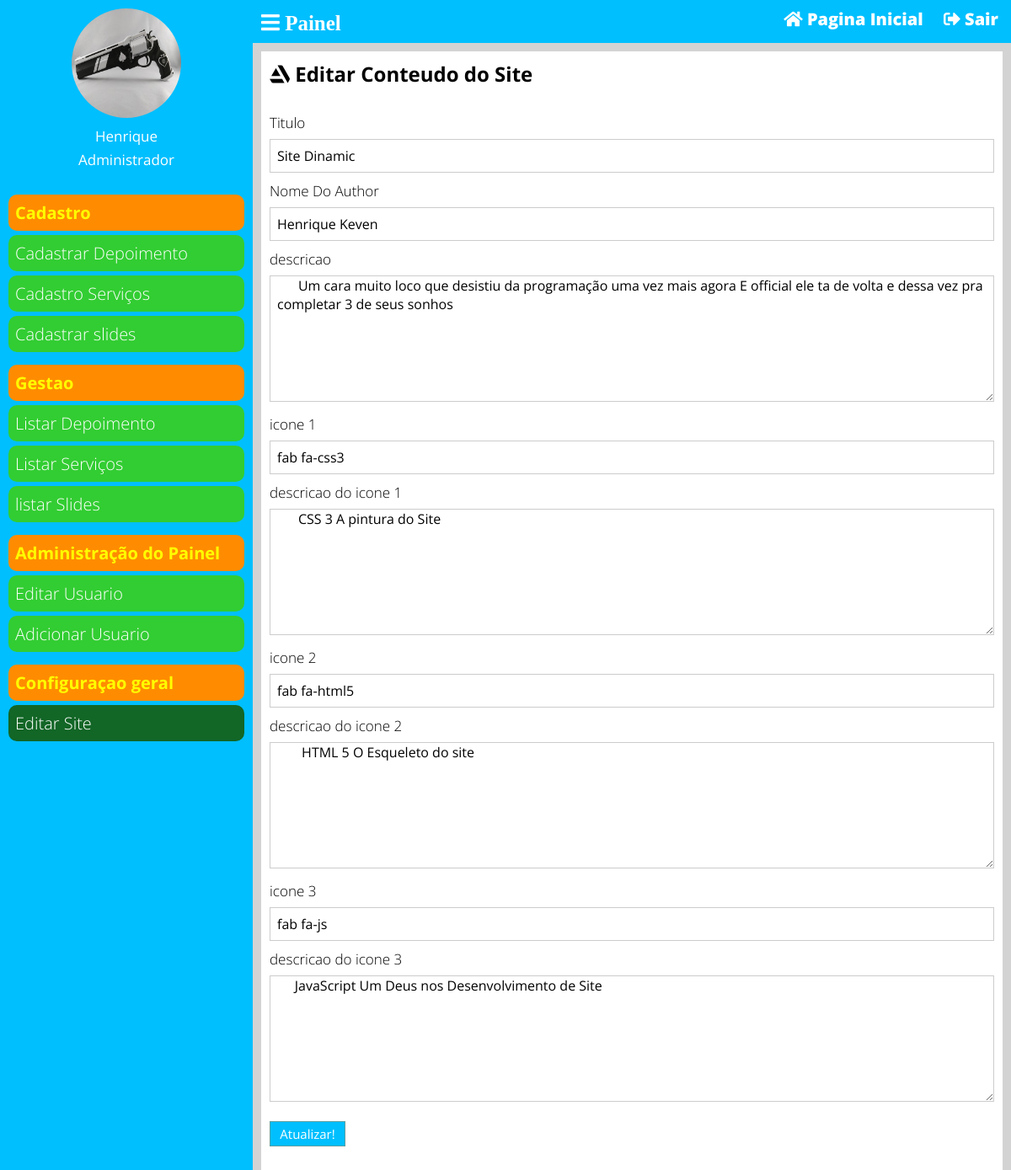
/painel/editar-site (signed in), run on the app's committed database.
### classes/MYSQL.php (called while the page is built)
<?php
	class Mysql
	{
		private static $pdo;
		public static function conectar(){
			if (self::$pdo == null) {
				try{
				self::$pdo = new PDO('mysql:host='.HOST.';dbname='.DATABASE,USER,PASSWORD,array(PDO::MYSQL_ATTR_INIT_COMMAND => "SET NAMES utf8"));
				self::$pdo->setAttribute(PDO::ATTR_ERRMODE,PDO::ERRMODE_EXCEPTION);
				}catch(Exception $e){
					echo "<h2>Erro ao conectar!</h2>";
				}
			}
			return self::$pdo;
		}
	}
?>

### painel/pages/editar-site.php (the view, shortened to what this page needs)
<?php
	$site = Painel::select('tb-site.painel');
?>
<div class="box-content">
	<h2 class=""><i class="fab fa-artstation"></i> Editar Conteudo do Site</h2>
	<form method="post">
		<div class="form-group">
			<label>Titulo</label>
			<input type="text" name="titulo" value="<?php echo $site['titulo'];?>">
		</div>
		<div class="form-group">
			<label>Nome Do Author</label>
			<input type="text" name="nome_author" value="<?php echo $site['nome_author'];?>">
		</div>
		<div class="form-group">
			<label>descricao</label>
			<textarea name="descricao"> <?php echo $site['descricao'];?></textarea>
		</div>
		<div class="form-group">
			<label>icone 1</label>
			<input type="text" name="icone1" value="<?php echo $site['icone1'];?>">
		</div>
		<div class="form-group">
			<label>descricao do icone 1</label>
			<textarea name="descricao1"> <?php echo $site['descricao1'];?></textarea>
		</div>
		<div class="form-group">
			<label>icone 2</label>
			<input type="text" name="icone2" value="<?php echo $site['icone2']; ?>">
		</div>
		<div class="form-group">
			<label>descricao do icone 2</label>
			<textarea name="descricao2"> <?php echo $site['descricao2'];?></textarea>
		</div>
		<div class="form-group">
			<label>icone 3</label>
			<input type="text" name="icone3" value="<?php echo $site['icone3']; ?>">
		</div>
		<div class="form-group">
			<label>descricao do icone 3</label>
			<textarea name="descricao3"> <?php echo $site['descricao3'];?></textarea>
		</div>
		<div class="form-group">
			<input type="submit" name="acao" value="Atualizar!">
		</div>
	</form>
</div>

### Estilo/css/all.css (style rules this page uses)
.fa, .fas, .far, .fal, .fad, .fab { -moz-osx-font-smoothing: grayscale; -webkit-font-smoothing: antialiased; display: inline-block; font-style: normal; font-variant: normal; text-rendering: auto; line-height: 1; }
.fa-artstation:before { content: "\f77a"; }
.fab { font-family: 'Font Awesome 5 Brands'; font-weight: 400; }

### painel/css/style.css (style rules this page uses)
* { margin: 0; padding: 0; box-sizing: border-box; font-family: "Open Sans"; }
html,body { height: 100%; background: #d3d3d3; }
body { overflow-x: hidden; }
.box-content { background: white; padding: 10px; margin-bottom: 25px; }
.box-content form { margin: 30px 0; }
.box-content form label { font-size: 17px; font-weight: 300; color: black; display: block; }
.box-content form input[type=text] { margin-top: 8px; font-size: 16px; font-weight: normal; color: black; border:1px solid #ccc; width: 100%; height: 40px; padding-left: 8px; }
.box-content form textarea { margin-top: 8px; font-size: 16px; font-weight: normal; color: black; border:1px solid #ccc; width: 100%; height: 150px; padding-left: 8px; resize: vertical; }
.box-content form input[type=submit] { width: 90px; height: 30px; cursor: pointer; margin-top: 8px; font-size: 15px; background: #00BFFF; color:white; border: 1px solid #5F9EA0; }
.form-group { margin: 10px 0; }

### data on the page
tb-site.painel: titulo "Site Dinamic", nome_author "Henrique Keven", descricao "Um cara muito loco que desistiu da programação uma vez mais agora E official ele ta de volta e dessa vez pra completar 3 de seus sonhos", icone1 "fab fa-css3", descricao1 "CSS 3 A pintura do Site", icone2 "fab fa-html5", descricao2 "HTML 5 O Esqueleto do site", icone3 "fab fa-js", descricao3 "JavaScript Um Deus nos Desenvolvimento de Site"

### other printed values
$_SESSION['nome'] "Henrique"
pegaCargo($_SESSION['cargo']) "Administrador"
